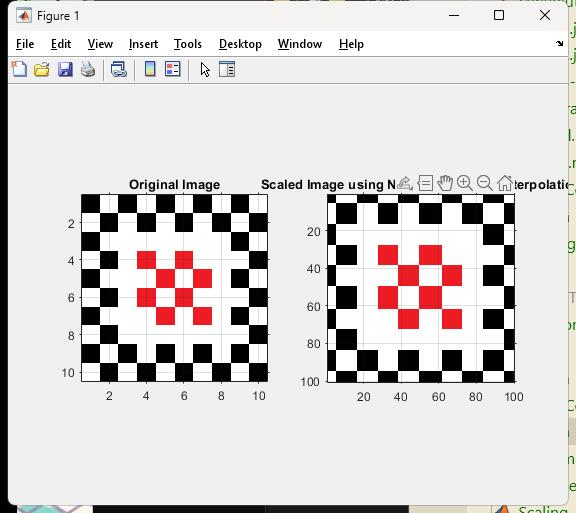
%> input picture 004-Image Scaling/Don't support Pixel image.jpg, 576 x 513 px
$ octave --eval "result = EdgeGradient(imread('../004-Image Scaling/Don''t support Pixel image.jpg'));"   (GNU Octave 9; MATLAB toolbox functions it lacks are replaced by stand-ins)
%> lines starting %> are read from the running program, lines starting %| are printed output that depends on the picture
function mapEdge = EdgeGradient(img)
    % Standardize input image
    imgSize = size(img);
%> imgSize = [513 576 3]
    dimention = length(imgSize);
%> dimention = 3
    if dimention == 3 % Assume RGB image
        imgHSV = rgb2hsv(img);
%> imgHSV: size 513x576x3 double; mean H, S, V 0.0675, 0.026, 0.848
        img8b = uint8(imgHSV(:,:,3) * 255); % Convert double to uint8
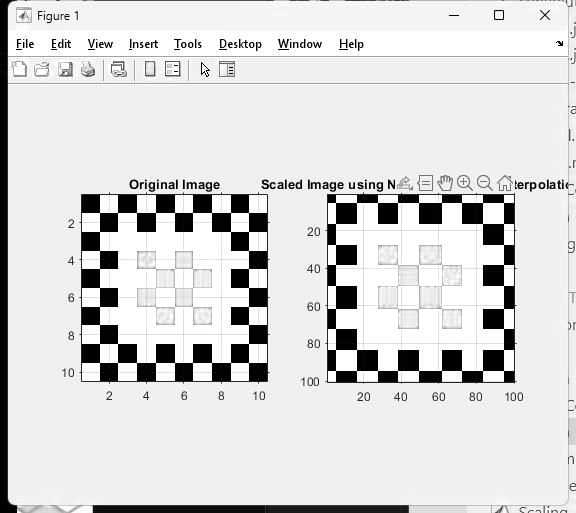
%> img8b: size 513x576 uint8; min 0, max 255, mean 216.2
    elseif dimention == 2 % Assume grayscale image
        img8b = uint8(img);
    else
        error('Input must be a three or two dimensional matrix');
    end
    % Enlarge the image to avoid boundary problems
    img8bE = zeros(imgSize(1)+2, imgSize(2)+2, "uint8");
    img8bE(2:end-1, 2:end-1) = img8b;
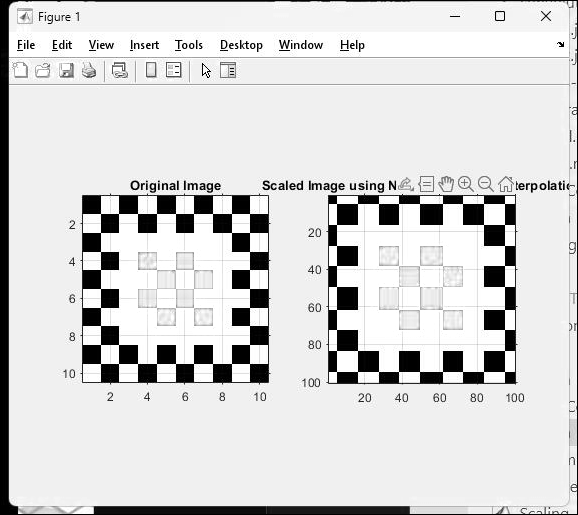
%> img8bE: size 515x578 uint8; min 0, max 255, mean 214.7

    % |f(x,y)-f(x+1,y)|
    dR = abs(img8bE(2:end-1, 2:end-1) - img8bE(3:end, 2:end-1)); % Right
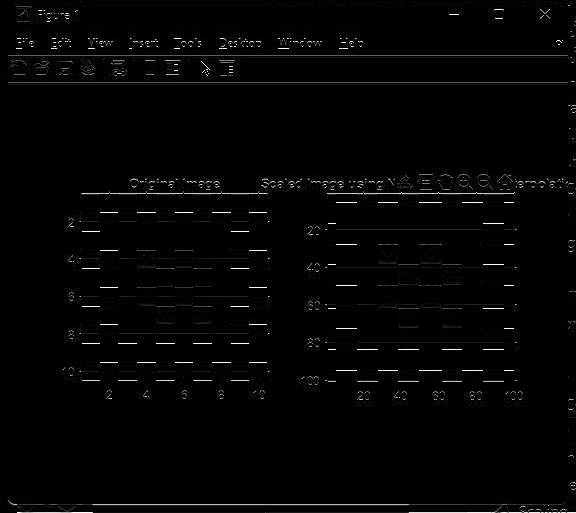
%> dR: size 513x576 uint8; min 0, max 255, mean 4
    % |f(x,y)-f(x-1,y)|
    dL = abs(img8bE(2:end-1, 2:end-1) - img8bE(1:end-2, 2:end-1)); % Left
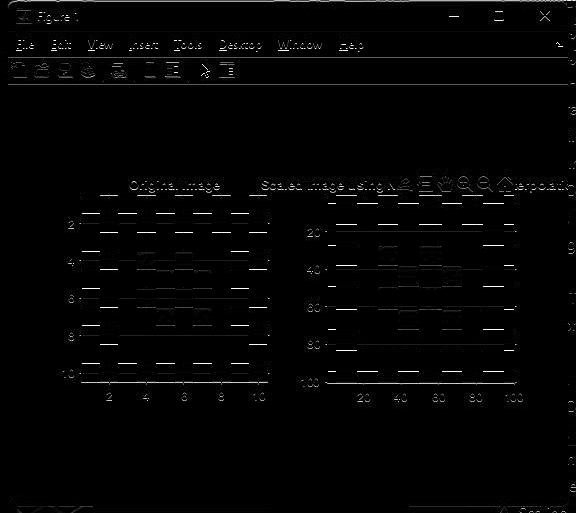
%> dL: size 513x576 uint8; min 0, max 255, mean 4; mean of the top-left, top-right, bottom-left and bottom-right quarters 5.5, 5, 2.6, 3
    % |f(x,y)-f(x,y+1)|
    dD = abs(img8bE(2:end-1, 2:end-1) - img8bE(2:end-1, 3:end)); % Down
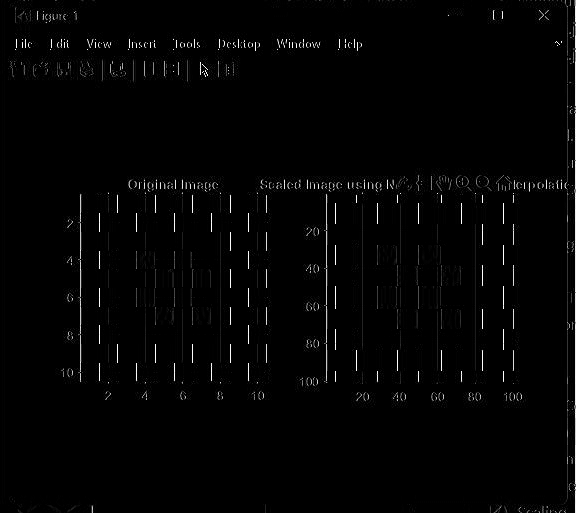
%> dD: size 513x576 uint8; min 0, max 255, mean 3.9
    % |f(x,y)-f(x,y-1)|
    dU = abs(img8bE(2:end-1, 2:end-1) - img8bE(2:end-1, 1:end-2)); % Up
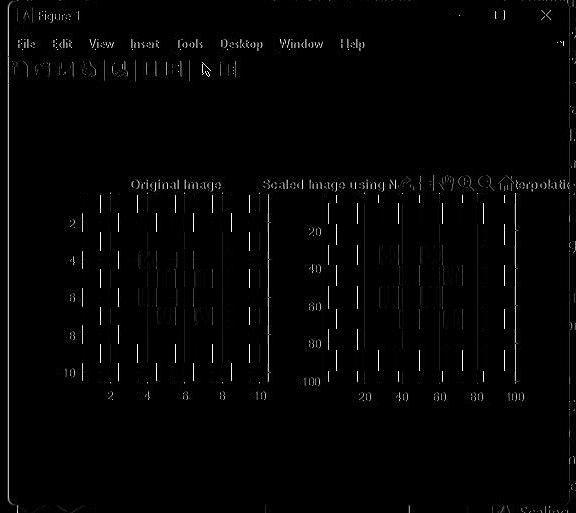
%> dU: size 513x576 uint8; min 0, max 255, mean 3.9; mean of the top-left, top-right, bottom-left and bottom-right quarters 5, 3.6, 3.5, 3.4

    mapEdge = max(max(dR, dL), max(dD, dU));
    mapEdge = im2uint8(mat2gray(mapEdge));
    mapEdge = 255-double(mapEdge);
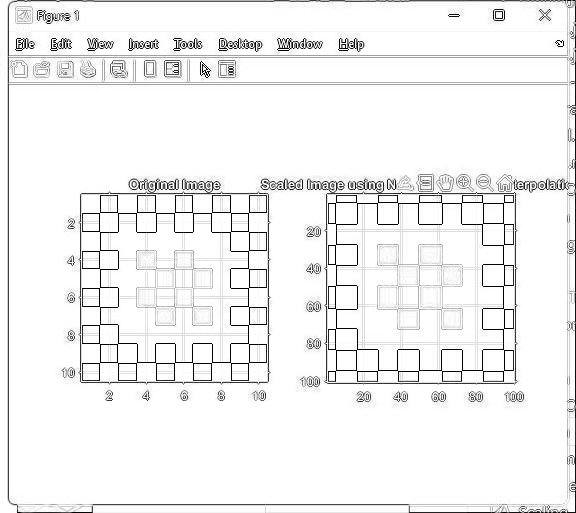
%> mapEdge: size 513x576 double; min 0, max 255, mean 241.9
    mapEdge = im2uint8(mat2gray(mapEdge));
%> mapEdge: size 513x576 uint8

end

$ run again, on 004-Image Scaling/Error with specific value.jpg
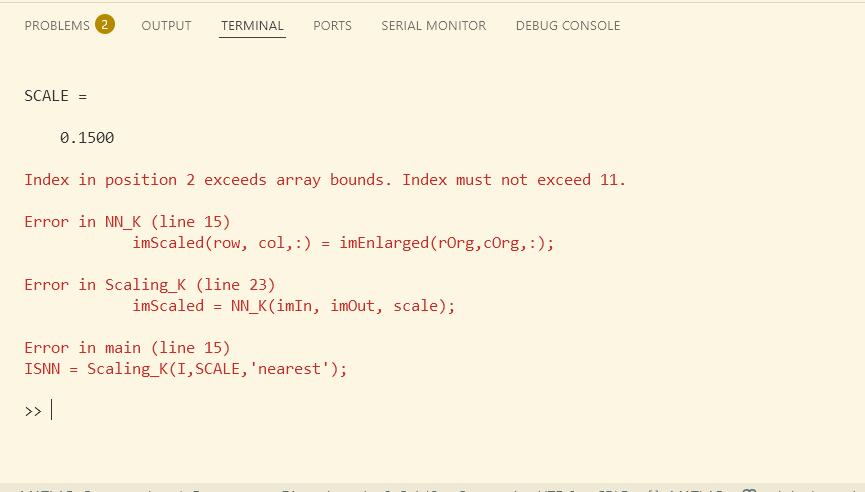
%> input picture 004-Image Scaling/Error with specific value.jpg, 865 x 492 px
%> imgHSV: size 492x865x3 double; mean H, S, V 0.122, 0.111, 0.983
%> in EdgeGradient, `dU = abs(img8bE(2:end-1, 2:end-1) - img8bE(2:end-1, 1:end-2));`:
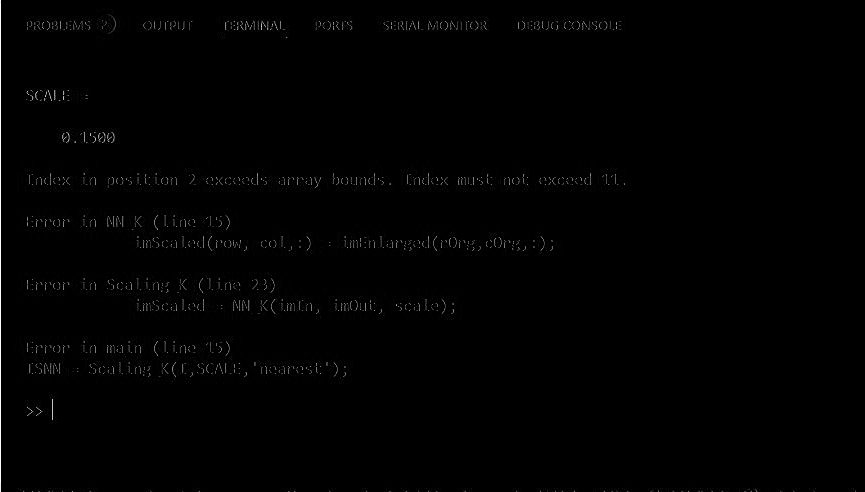
%> dU: size 492x865 uint8; min 0, max 255, mean 1.5; mean of the top-left, top-right, bottom-left and bottom-right quarters 2.8, 0.7, 2.5, 0.2
%> in EdgeGradient, `mapEdge = 255-double(mapEdge);`:
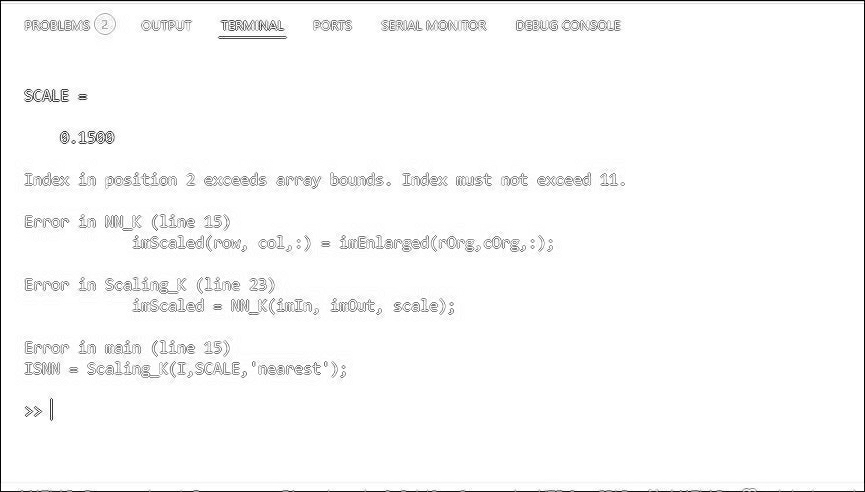
%> mapEdge: size 492x865 double; min 0, max 255, mean 249.3
